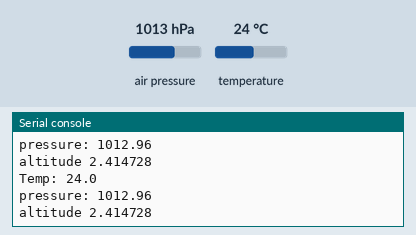
The program below on a simulated Raspberry Pi Pico running MicroPython. Shown: the last lines printed to the serial console. The inputs (shaded band) are chosen by the test bench; at power-on: air pressure 1013 hPa, temperature 24 °C. Library files of the repository ran but are not shown: bmp085.py.

Above: at 1.3 s.
1.4 s: air pressure set to 952 hPa
2.9 s: temperature set to 12 °C
At 4.0 s:
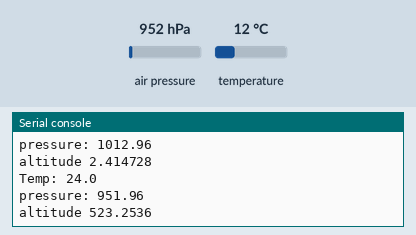
4.4 s: air pressure set to 975 hPa
At 6.0 s:
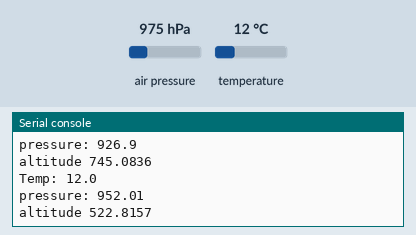
Timing chart, 0 to 7.5 s (numbered marks = the images above; inputs shaded):
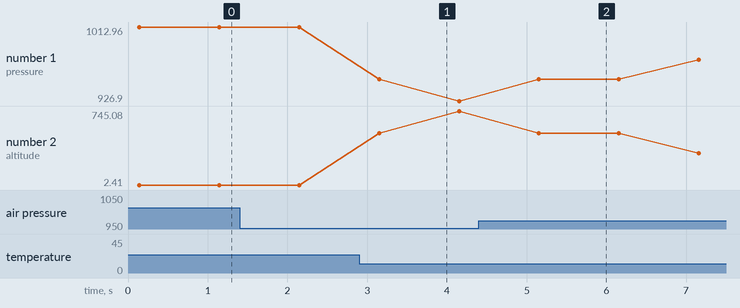

Measured:
- plotted number 1: 1012.96 → 926.9 after the input at 2.9 s, 926.9 → 975 after the input at 4.4 s
- plotted number 2: 2.41 → 745.08 after the input at 2.9 s, 745.08 → 323.44 after the input at 4.4 s

The program:

main.py
```python
from machine import Pin
# from bmp180 import BMP180
from bmp085 import BMP180

import utime as time
from machine import I2C
i2c = I2C(id=1,scl=Pin(27),sda=Pin(26),freq=100000)

bmp = BMP180(i2c)
bmp.oversample = 2
bmp.sealevel = 101325

while True:
    temp = bmp.temperature
    p = bmp.pressure
    altitude = bmp.altitude
    print("Temp: "+str(temp))
    print("pressure: "+str(p))
    print("altitude "+ str(altitude))
    time.sleep(1)
```
